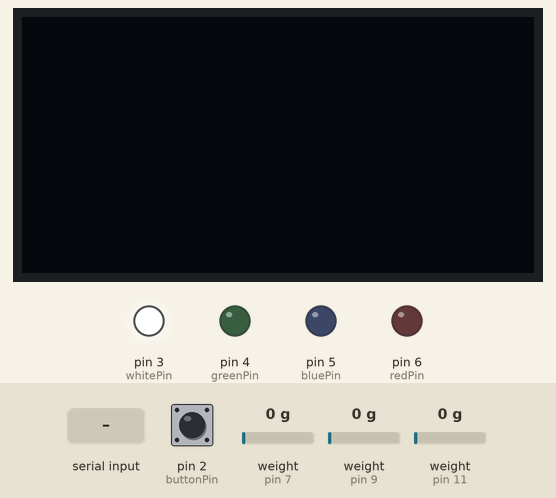
Recording of a sketch running on a simulated Arduino Uno, built with avr-gcc and run on an emulated ATmega328P. Parts: 128×64 one-colour display, output pins drawn as LEDs (lit = HIGH). The inputs (shaded band) are chosen by the test bench; at power-on: pin 2 (buttonPin) LOW, weight on the scale (sensors on pin 11, pin 7, pin 9) 0 g. What the sketch prints to the serial monitor is not drawn.

Above: at 8.1 s.
8.2 s: "90,45\n" received over Serial
At 9.0 s:
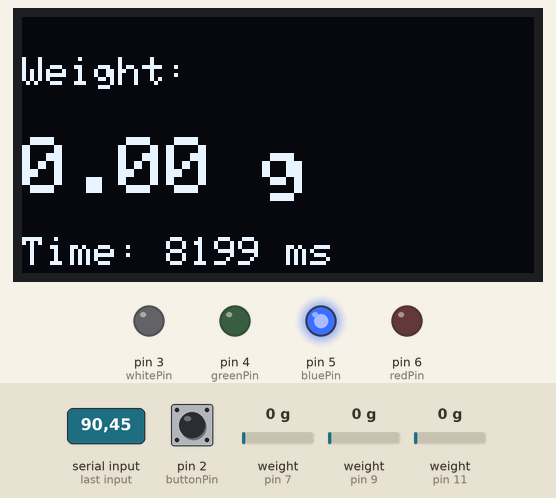
11.7 s: pin 2 (buttonPin) pulled HIGH for 0.2 s
At 12.5 s:
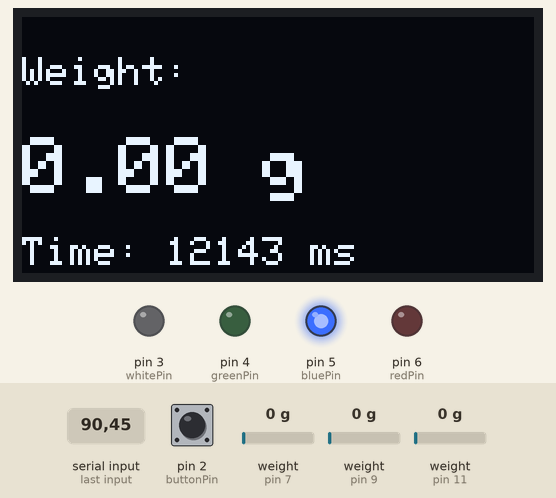
17.6 s: weight on the scale (sensor on pin 11) set to 86 g
At 31.4 s:
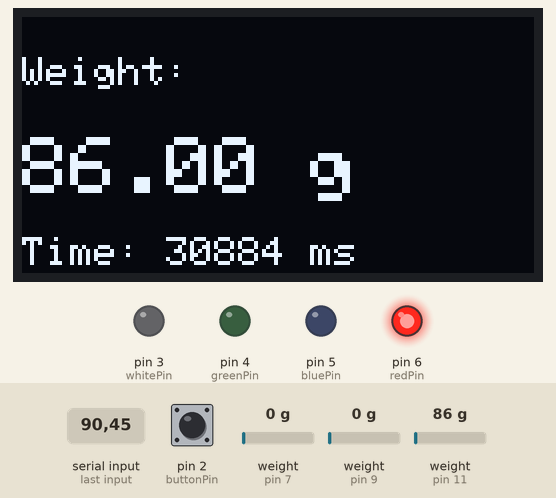
31.6 s: weight on the scale (sensor on pin 11) set to 100 g
33.1 s: pin 2 (buttonPin) pulled HIGH for 1 s
At 34.3 s:
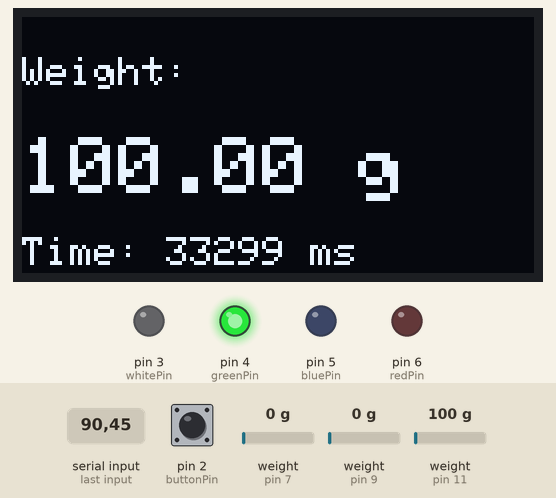
37.0 s: weight on the scale (sensor on pin 7) set to 100 g
At 40.66 s:
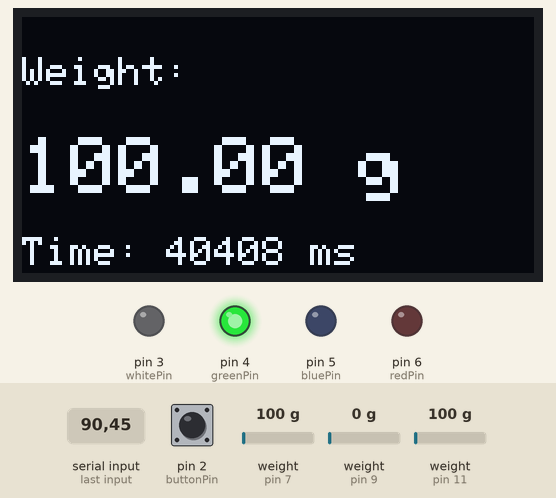
Timing chart, 0 to 40.9 s (numbered marks = the images above; inputs shaded):
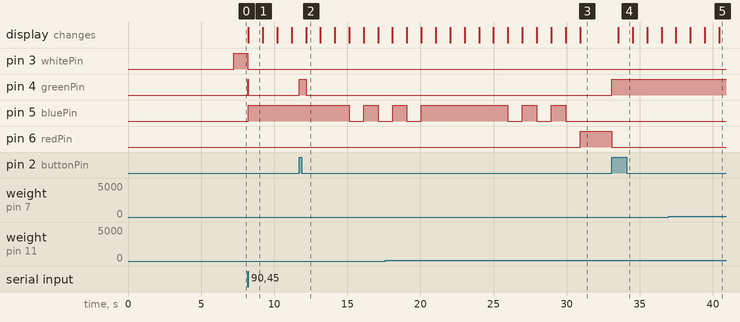

Measured:
- after the input at 8.2 s, pin 3 (whitePin): HIGH → LOW at once; pin 4 (greenPin): LOW → HIGH at once, → LOW 0.03 s later; pin 5 (bluePin): LOW → HIGH at once; the display: changes at once (image 1)
- after the input at 11.7 s, pin 4 (greenPin): LOW → HIGH at once, → LOW 0.48 s later
- after the input at 31.6 s, every drawn part: stays the same
- after the input at 33.1 s, pin 4 (greenPin): LOW → HIGH at once; pin 6 (redPin): HIGH → LOW at once; the display: changes after 0.43 s (image 4)
- what the display in image 1 shows lasts 1.0 s, from 8.2 s to 9.2 s

The sketch:

DetectorSimplified.ino
```cpp
///// LIBRARY INCLUSIONS /////
#include <Wire.h> // I2C communication between Arduino and OLED display
#include <Adafruit_GFX.h>     // Adds graphics features to OLED display
#include <Adafruit_SSD1306.h> // Handles communication with hardware for OLED display
#include <HX711_ADC.h> // Communicates with HX711 load cell amplifier module
#if defined(ESP8266)|| defined(ESP32) || defined(AVR)
#include <EEPROM.h> // Allows for reading and writing to the EEPROM (non-volatile memory). Used for saving calibration values for load cells
#endif // Included only if the platform is ESP8266, ESP32, or AVR-based (like Arduino)

///// PIN DEFINITIONS /////
const int LOADCELL_SCK_PIN = 12; // Sensor serial clock
const int LOADCELL_DOUT_PIN = 11; // Sensor load cell data
const int WEIGHTSCALE1_SCK_PIN = 8; // Weight Scale 1 SCK
const int WEIGHTSCALE1_DOUT_PIN = 7; // Weight Scale 1 DOUT
const int WEIGHTSCALE2_SCK_PIN = 10; // Weight Scale 2 SCK
const int WEIGHTSCALE2_DOUT_PIN = 9; // Weight Scale 2 DOUT
const byte redPin = 6, bluePin = 5, greenPin = 4, whitePin = 3;  // Pins for LEDs
const byte buttonPin = 2;  // Pin for button

///// OLED DISPLAY SETUP /////
#define SCREEN_WIDTH 128 // OLED display width, in pixels
#define SCREEN_HEIGHT 64 // OLED display height, in pixels
#define OLED_RESET -1 // This specific OLED screen does not need a dedicated reset pin (it uses I2C communication)
Adafruit_SSD1306 display(SCREEN_WIDTH, SCREEN_HEIGHT, &Wire, OLED_RESET); // Object represents SSD1306 OLED display

///// LOAD CELL SETUP /////
HX711_ADC LoadCell_0(LOADCELL_DOUT_PIN, LOADCELL_SCK_PIN); // Sensor Load Cell
HX711_ADC LoadCell_1(WEIGHTSCALE1_DOUT_PIN, WEIGHTSCALE1_SCK_PIN); // Weight Scale 1 Load Cell
HX711_ADC LoadCell_2(WEIGHTSCALE2_DOUT_PIN, WEIGHTSCALE2_SCK_PIN); // Weight Scale 2 Load Cell

///// CALIBRATION VARIABLES /////
// EEPROM addresses where calibration values for load cells are stored
const int calVal_eepromAdress_1 = 0; // eeprom address for calibration value load cell 1 (4 bytes)
const int calVal_eepromAdress_2 = 4; // eeprom address for calibration value load cell 2 (4 bytes)

///// TIME VARIABLES /////
unsigned long t = 0;
unsigned long startMillis; // To store the start time
const int updateInterval = 954; //How often data is collected in milliseconds *********************************************

///// LOGIC AND LED CONTROL VARIABLES /////
unsigned long blueLEDStartTime = 0;  // To track when blue LED is turned on
const long blueLEDTotalDuration = 10000;  // Total blue LED duration (10 seconds)
const long blueLEDOnDuration = 5000;  // Blue LED stays on for the first 5 seconds
const long blueLEDFlashDuration = 500;  // Flash interval (500ms)
bool blueLEDActive = false;  // Flag to check if blue LED is active
bool redLEDActive = false;  // Flag to check if red LED is active
int blueLEDOffCount = 0;  // Counter for how many times the blue LED has been turned off

///// THRESHOLD VARIABLE /////
float threshold = 0.0;  // Default threshold value
bool thresholdPromptDisplayed = false;  // Flag to check if the prompt has been displayed

///// BLUE LIGHT FLASHING /////
unsigned long flashInterval = 500;  // Flash interval in milliseconds
unsigned long lastFlashTime = 0;    // Store the time of the last flash
bool blueLEDState = false;          // Track whether blue LED is on or off

///// DISPLAY FUNCTION /////
// Function to update OLED with weight and current time
void displayWeightAndTime(float weight, unsigned long currentTime) {
  display.clearDisplay(); // Clears display
  display.setTextColor(WHITE); // Text color is white

  // Weight title display
  display.setTextSize(1);
  display.setCursor(0, 10); // Text will be drawn starting 10 pixels down from the top and at the far-left edge
  display.println("Weight:");

  // Weight display
  display.setTextSize(2);
  display.setCursor(0, 30); // Text will be drawn starting 30 pixels down from the top and at the far-left edge
  display.print(weight, 2); // Print weight variable with 4 decimal places
  display.print(" g"); // Display grams (g) unit after weight variable

  // Current Time display
  display.setTextSize(1);
  display.setCursor(0, 55); // Text will be drawn starting 55 pixels down from the top and at the far-left edge
  display.print("Time: ");
  display.print(currentTime); // Print currentTime variable
  display.print(" ms"); // Display grams (g) unit after weight variable

  display.display(); // Updates screen with new content
}

///////////////////////////////////////////////////////////////////////////////////////
///////////////////////////////////// SETUP ///////////////////////////////////////////
///////////////////////////////////////////////////////////////////////////////////////

void setup() {
  ///// SERIAL COMMUNICATION INITIALIZATION /////
  Serial.begin(115200);
  Serial.println("Starting...");

  ///// OLED INITIALIZATION /////
  if (!display.begin(SSD1306_SWITCHCAPVCC, 0x3D)) {
    Serial.println("OLED initialization failed");
    for (;;); // If OLED initialization fails, halt the program
  }

  display.clearDisplay();
  Serial.println("OLED initialized"); // OLED display successfully initialized and ready to be use

  ///// CALIBRATION VALUES /////
  float calibrationValue_0 = -286.04; // Calibration value for sensor load cell
  float calibrationValue_1 = -200.43; // Calibration value for weight scale 1 load cell
  float calibrationValue_2 = -216.33; // Calibration value for weight scale 2 load cell

  #if defined(ESP8266) || defined(ESP32)
  //EEPROM.begin(512); // uncomment this if you use ESP8266 and want to fetch the value from eeprom
  #endif
  //EEPROM.get(calVal_eepromAdress_1, calibrationValue_1); // uncomment this if you want to fetch the value from eeprom
  //EEPROM.get(calVal_eepromAdress_2, calibrationValue_2); // uncomment this if you want to fetch the value from eeprom

  ///// LOAD CELL INITIALIZATION /////
  LoadCell_0.begin();
  LoadCell_1.begin();
  LoadCell_2.begin();

  ///// TARE & STABILIZATION /////
  unsigned long stabilizingtime = 2000; // tare precision can be improved by adding a few seconds of stabilizing time
  boolean _tare = true; // tare operation will be performed
  byte loadcell_0_rdy = 0;   byte loadcell_1_rdy = 0;  byte loadcell_2_rdy = 0; //
  while ((loadcell_0_rdy + loadcell_1_rdy + loadcell_2_rdy) < 3) {
    if (!loadcell_0_rdy) loadcell_0_rdy = LoadCell_0.startMultiple(stabilizingtime, _tare);
    if (!loadcell_1_rdy) loadcell_1_rdy = LoadCell_1.startMultiple(stabilizingtime, _tare);
    if (!loadcell_2_rdy) loadcell_2_rdy = LoadCell_2.startMultiple(stabilizingtime, _tare);
  } // Loop continuously attempts to stabilize and tare each load cell until they are all ready
  // Checks whether the tare operation failed due to timing out. If a timeout is detected, an error message displays.
  if (LoadCell_0.getTareTimeoutFlag()) {
    Serial.println("Timeout, check MCU>HX711 no.0 wiring and pin designations (occlusion sensor)");
  }
   if (LoadCell_1.getTareTimeoutFlag()) {
    Serial.println("Timeout, check MCU>HX711 no.1 wiring and pin designations (weight scale 1)");
  }
  if (LoadCell_2.getTareTimeoutFlag()) {
    Serial.println("Timeout, check MCU>HX711 no.2 wiring and pin designations (weight scale 2)");
  }

  ///// CURRENT TIME /////
  startMillis = millis(); // Stores time, in milliseconds, since the Arduino was powered on or reset (current time) ****************************

  ///// SET CALIBRATION VALUES /////
  LoadCell_0.setCalFactor(calibrationValue_1); // user set calibration value for sensor (float)
  LoadCell_1.setCalFactor(calibrationValue_1); // user set calibration value for weight scale 1 (float)
  LoadCell_2.setCalFactor(calibrationValue_2); // user set calibration value for weight sclae 2 (float)
  Serial.println("Weight scales startup is complete");

  ///// LED PIN INITIALIZATION /////
  pinMode(redPin, OUTPUT);
  pinMode(bluePin, OUTPUT);
  pinMode(greenPin, OUTPUT);
  pinMode(whitePin, OUTPUT);
  pinMode(buttonPin, INPUT); // Configure button pin as input with internal pull-up resistor
  // Start with only white LED on during baseline calculation
  digitalWrite(whitePin, HIGH);
  digitalWrite(redPin, LOW);
  digitalWrite(bluePin, LOW);
  digitalWrite(greenPin, LOW);
  Serial.println("System on!");

  ///// WAIT FOR THRESHOLD INPUT /////
  while (!Serial);  // Wait for the serial port to connect (necessary for some boards)

  Serial.println("Enter the threshold value:");
  // Wait for user input to set the threshold value
  while (Serial.available() == 0);  // Wait until data is available
  threshold = Serial.parseFloat();  // Read the threshold value from serial

  // Optionally, print the threshold to confirm it has been set
  Serial.print("Threshold set to: ");
  Serial.println(threshold);

  ///// LED CONTROL AFTER THRESHOLD SET /////
  digitalWrite(whitePin, LOW);  // Turn off white LED
  digitalWrite(greenPin, HIGH); // Turn on green LED to indicate threshold received
}

///////////////////////////////////////////////////////////////////////////////////////
////////////////////////////////////// LOOP ///////////////////////////////////////////
///////////////////////////////////////////////////////////////////////////////////////

void loop() {
  ///// CURRENT TIME /////
  unsigned long currentMillis = millis();

  static boolean newDataReady = 0;

  ///// DISPLAY CURRENT LOAD CELL DATA /////
  if (!redLEDActive) {  // Only update load cell readings if the red LED is not active
    if (LoadCell_0.update()) newDataReady = true;
    LoadCell_1.update();
    LoadCell_2.update();
  }

  // Check for button press to turn off red LED
  if (digitalRead(buttonPin) == HIGH) {  // Button is pressed (assuming button is connected to ground)
    digitalWrite(redPin, LOW);  // Turn off red LED
    redLEDActive = false;  // Reset the red LED active flag
    digitalWrite(greenPin, HIGH);  // Reactivate green LED
    blueLEDOffCount = 0;  // Reset the blue LED off counter
    Serial.println("Red LED turned off. Resume.");
    delay(200);  // Simple debounce delay
  }

  if (newDataReady) {
    if (millis() > t + updateInterval) {
      // Display elapsed time
      float totalTimeinSeconds = (currentMillis - startMillis) / 1000.0;
      Serial.print(totalTimeinSeconds, 3);
      Serial.print(", ");

      // Display current sensor weight values
      float weight0 = LoadCell_0.getData();
      displayWeightAndTime(weight0, currentMillis);
      Serial.print(weight0);
      Serial.print(", ");
      float weight1 = LoadCell_1.getData();
      float weight2 = LoadCell_2.getData();
      Serial.print(weight1);
      Serial.print(", ");
      Serial.println(weight2);

      if (redLEDActive) {
        digitalWrite(greenPin, LOW);  // Turn off green LED
        digitalWrite(bluePin, LOW);   // Turn off blue LED
        }

        else {
        // Check if the blue LED is not active (i.e., green LED should remain on)
        if (!blueLEDActive) {
          if (weight0 <= threshold) {
            digitalWrite(bluePin, HIGH);  // Turn on blue LED
            blueLEDStartTime = millis();  // Record the start time
            blueLEDActive = true;  // Set the flag to true to track the blue LED timing
            digitalWrite(greenPin, LOW);  // Turn off green LED when blue is activated

          }
        }
      }

      // Logic for handling blue LED and red LED
      if (blueLEDActive) {
        // Calculate elapsed time since blue LED was turned on
        unsigned long elapsedTime = millis() - blueLEDStartTime;

        // First 5 seconds: Blue LED stays on
        if (elapsedTime < blueLEDOnDuration) {
          digitalWrite(bluePin, HIGH);  // Ensure the blue LED stays on
        }
        // Last 5 seconds: Blue LED flashes
        else if (elapsedTime >= blueLEDOnDuration && elapsedTime < blueLEDTotalDuration) {
          // Flash blue LED every 500 milliseconds
          if (millis() - lastFlashTime >= flashInterval) {
            blueLEDState = !blueLEDState;  // Toggle LED state
            digitalWrite(bluePin, blueLEDState ? HIGH : LOW);  // Apply the new state
            lastFlashTime = millis();  // Update the last flash time
          }
        }

        // After 10 seconds, turn off the blue LED and restore green LED
        if (elapsedTime >= blueLEDTotalDuration) {
          digitalWrite(bluePin, LOW);  // Turn off blue LED
          blueLEDActive = false;  // Reset the flag
          digitalWrite(greenPin, HIGH);  // Turn green LED back on after blue LED is off
          blueLEDOffCount++;  // Increment the blue LED off counter

          // After the blue LED has been turned off twice, activate the red LED
          if (blueLEDOffCount >= 2 && !redLEDActive) {
            digitalWrite(redPin, HIGH);  // Turn on red LED
            redLEDActive = true;  // Set flag to track red LED status
            Serial.println("Red LED activated.");
          }
        }
      }

      // ** New logic for green LED to stay off when any other light is on **
      if (weight0 > threshold && !redLEDActive && !blueLEDActive) {
        digitalWrite(greenPin, HIGH); // Turn on green LED only if no other LED is active
        blueLEDOffCount = 0;  // Reset the blue LED off counter
      } else {
        digitalWrite(greenPin, LOW); // Turn off green LED otherwise
      }

      newDataReady = 0;
      t = millis();
    }
  }


  // receive command from serial terminal, send 't' to initiate tare operation:
  if (Serial.available() > 0) {
    char inByte = Serial.read();
    if (inByte == 't') {
      char secondByte = Serial.read();  // Read the second character for the specific tare operation
      if (secondByte == 'o') {
        LoadCell_0.tareNoDelay();
      }
      else if (secondByte == 's') {
        LoadCell_1.tareNoDelay();
        LoadCell_2.tareNoDelay();
      }
      else if (secondByte == 'a') {
        LoadCell_0.tareNoDelay();
        LoadCell_1.tareNoDelay();
        LoadCell_2.tareNoDelay();
      }
    }
  }
} 
```
